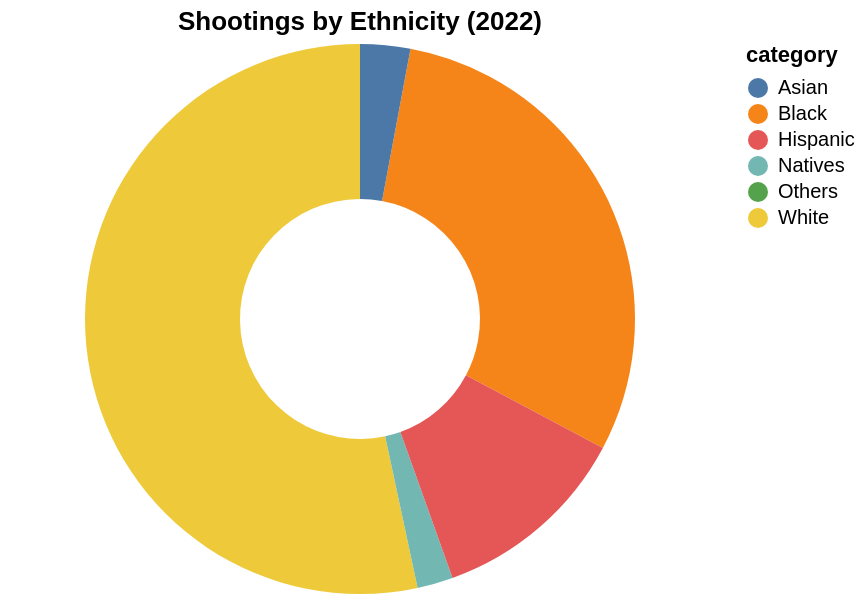

Express this chart as Vega-Lite.
### Vega-Lite specification from a JSON file in a GitHub repository (floating-point values rounded to 4 significant figures)
{"$schema": "https://vega.github.io/schema/vega-lite/v5.json", "width": 350, "height": 275, "description": "A simple donut chart with embedded data.", "title": "Shootings by Ethnicity (2022)", "data": {"values": [{"category": "White", "value": 127}, {"category": "Black", "value": 71}, {"category": "Asian", "value": 7}, {"category": "Natives", "value": 5}, {"category": "Hispanic", "value": 28}, {"category": "Others", "value": 0}]}, "mark": {"type": "arc", "innerRadius": 60, "tooltip": true}, "encoding": {"theta": {"field": "value", "type": "quantitative", "stack": "normalize"}, "color": {"field": "category", "type": "nominal"}}}
